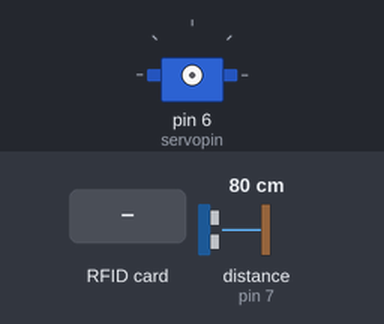
Bench run of a sketch on a simulated Arduino Mega 2560, built with avr-gcc and run on an emulated ATmega2560. On the bench: servo. Wiring (inferred from the names in the program): servo: signal pin 6. The test bench sets the inputs (shaded band); at power-on: distance to the obstacle (sensor on pin 7) 80 cm. The echo pulse lasts 58.3 µs per cm; servo pulses on a pin are drawn as a servo (544–2400 µs = 0–180°); what the sketch prints to the serial monitor is not drawn.

Above: at 1.2 s.
1.3 s: RFID card 04 48 4F 52 08 5B 80 held to the reader
2.8 s: distance to the obstacle (sensor on pin 7) set to 250 cm
Timing chart, 0 to 5.8 s (numbered marks = the images above; inputs shaded):
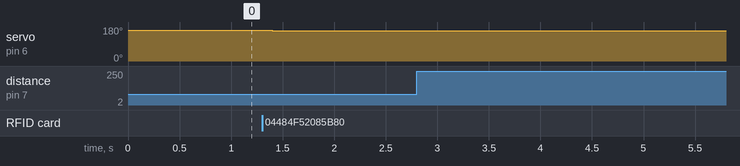

The sketch:

sketch_may18a.ino
```cpp
#include <SPI.h>
#include <MFRC522.h>

#define SS_PIN 53
#define RST_PIN 9
MFRC522 mfrc522(SS_PIN, RST_PIN);   // Create MFRC522 instance.

#define echoPin 7    // Echo Pin
#define trigPin 8    // Trigger Pin

// Enum for states
#define CARD 0
#define DOOR 1

// Servo variables and function
int servopin = 6;      // Servo Pin
int myangle;         // initialize angle variable
int pulsewidth;      // initialize width variable
int val;
void servopulse(int servopin,int myangle) {  // define a servo pulse function
  pulsewidth=(myangle*11)+500;               // convert angle to 500-2480 pulse width
  digitalWrite(servopin,HIGH);               // set the level of servo pin as “high”
  delayMicroseconds(pulsewidth);             // delay microsecond of pulse width
  digitalWrite(servopin,LOW);                // set the level of servo pin as “low”
  delay(20-pulsewidth/1000);
}

// Distance sensor variables
int maximumRange = 200; // Maximum range needed
int minimumRange = 0; // Minimum range needed
long duration;
double distance; // Duration used to calculate distance

// Current state
unsigned int current = CARD;

void setup() {
  pinMode(servopin,OUTPUT);      // set servo pin as “output”
  pinMode(trigPin, OUTPUT);
  pinMode(echoPin, INPUT);
  Serial.begin(9600);            // Initiate a serial communication
  SPI.begin();                   // Initiate  SPI bus
  mfrc522.PCD_Init();            // Initiate MFRC522
  Serial.println("Approximate your card to the reader...");
  Serial.println();
  Serial.println("servo=o_seral_simple ready" ) ;
}

void loop() {
  if ( current == CARD ) {
    // Look for new cards
    if ( ! mfrc522.PICC_IsNewCardPresent()) return;

    // Select one of the cards
    if ( ! mfrc522.PICC_ReadCardSerial()) return;

    //Show UID on serial monitor
    Serial.print("UID tag :");
    String content= "";
    byte letter;
    for (byte i = 0; i < mfrc522.uid.size; i++) {
      Serial.print(mfrc522.uid.uidByte[i] < 0x10 ? " 0" : " ");
      Serial.print(mfrc522.uid.uidByte[i], HEX);
      content.concat(String(mfrc522.uid.uidByte[i] < 0x10 ? " 0" : " "));
      content.concat(String(mfrc522.uid.uidByte[i], HEX));
    }
    Serial.println();
    Serial.print("Message : ");
    content.toUpperCase();
    if (content.substring(1) == "04 48 4F 52 08 5B 80" ||
      content.substring(1) == "04 40 5D 52 08 5B 80" ) {
      Serial.println("Authorized access");
      Serial.println();
      val = 8 * (180 / 9);
      for ( int i = 0; i <=50; ++i ) {
        servopulse(servopin,val);
      }
      current = DOOR;
    } else {
      Serial.println(" Access denied");
      Serial.println();
    }
  } else if ( current == DOOR ) {
    Serial.println("Case: DOOR");
    Serial.println();
    /* The following trigPin/echoPin cycle is used to determine the
       distance of the nearest object by bouncing soundwaves off of it. */
    digitalWrite(trigPin, LOW);
    delayMicroseconds(2);

    digitalWrite(trigPin, HIGH);
    delayMicroseconds(10);
    digitalWrite(trigPin, LOW);
    duration = pulseIn(echoPin, HIGH);

    // Calculate the distance (in cm) based on the speed of sound.
    distance = duration/58.2;
    val = 2 * (180 / 9);
    if ( distance < 0.5 && distance <= minimumRange ) {
      for ( int i = 0; i <=50; ++i ) {
        servopulse(servopin,val);
      }
      current = CARD;
    }
  }
}
```

Measured:
- after the input at 1.3 s, servo on pin 6 (servopin): 162° → 160° after 0.10 s
- after the input at 2.8 s, every drawn part: stays the same
